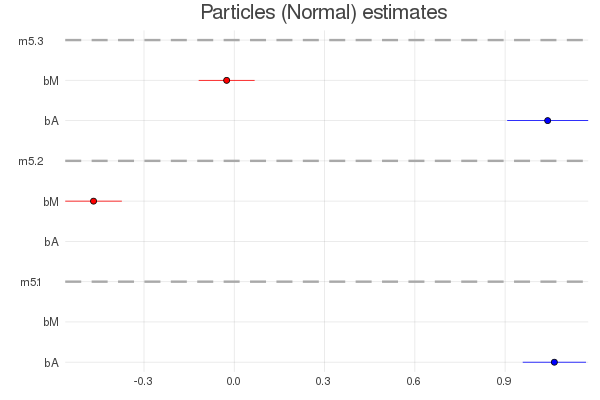

The script that saved this image:
# Load Julia packages (libraries) needed for clip

using StatisticalRethinking, StructuralCausalModels
using StatsPlots

ProjDir = @__DIR__

println()
N = 100
df = DataFrame();
df[!, :A] = rand(Normal(), N)
df[!, :M] = [rand(Normal(-a), 1)[1] for a in df[:, :A]]
df[!, :D] = [rand(Normal(m), 1)[1] for m in df[:, :M]]

StatsPlots.cornerplot(Array(df), label=names(df))
savefig("$(ProjDir)/AMD_df_1.png")

println()

for i in 1:3
  include(scm_path("..", "examples", "SR", "chain", "AMD_m$i.jl"))
end

if success(rc)

  r1 = plotcoef([m5_1s, m5_2s, m5_3s], [:bA, :bM], "$(ProjDir)/AMD_chain_1.png",
    "Particles (Normal) estimates")
  display(r1)

end

d = OrderedDict(
  :M => [:A],
  :D => [:M]
);

dag = DAG("chain", d; df=df);
show(dag)

display(dag.s); println()

shipley_t = shipley_test(dag)
if !isnothing(shipley_t)
  display(shipley_t)
end
println()

f = [:A]; s = [:D]; sel = vcat(f, s)
cset = [:M]

e = d_separation(dag, f, s)
println("d_separation($(dag.name), $f, $s) = $e")

e = d_separation(dag, f, s; cset=cset)
println("d_separation($(dag.name), $f, $s; cset=$cset) = $e")
